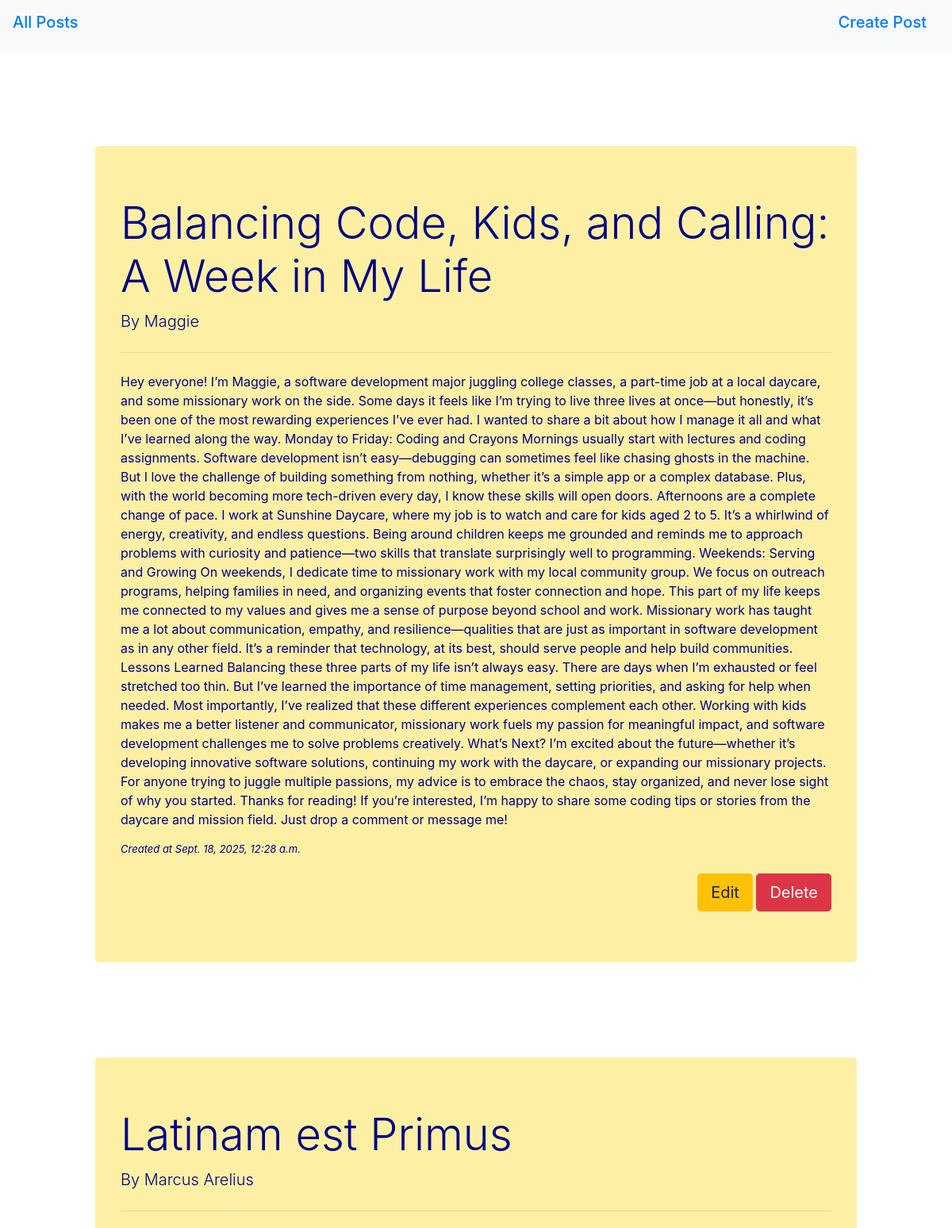
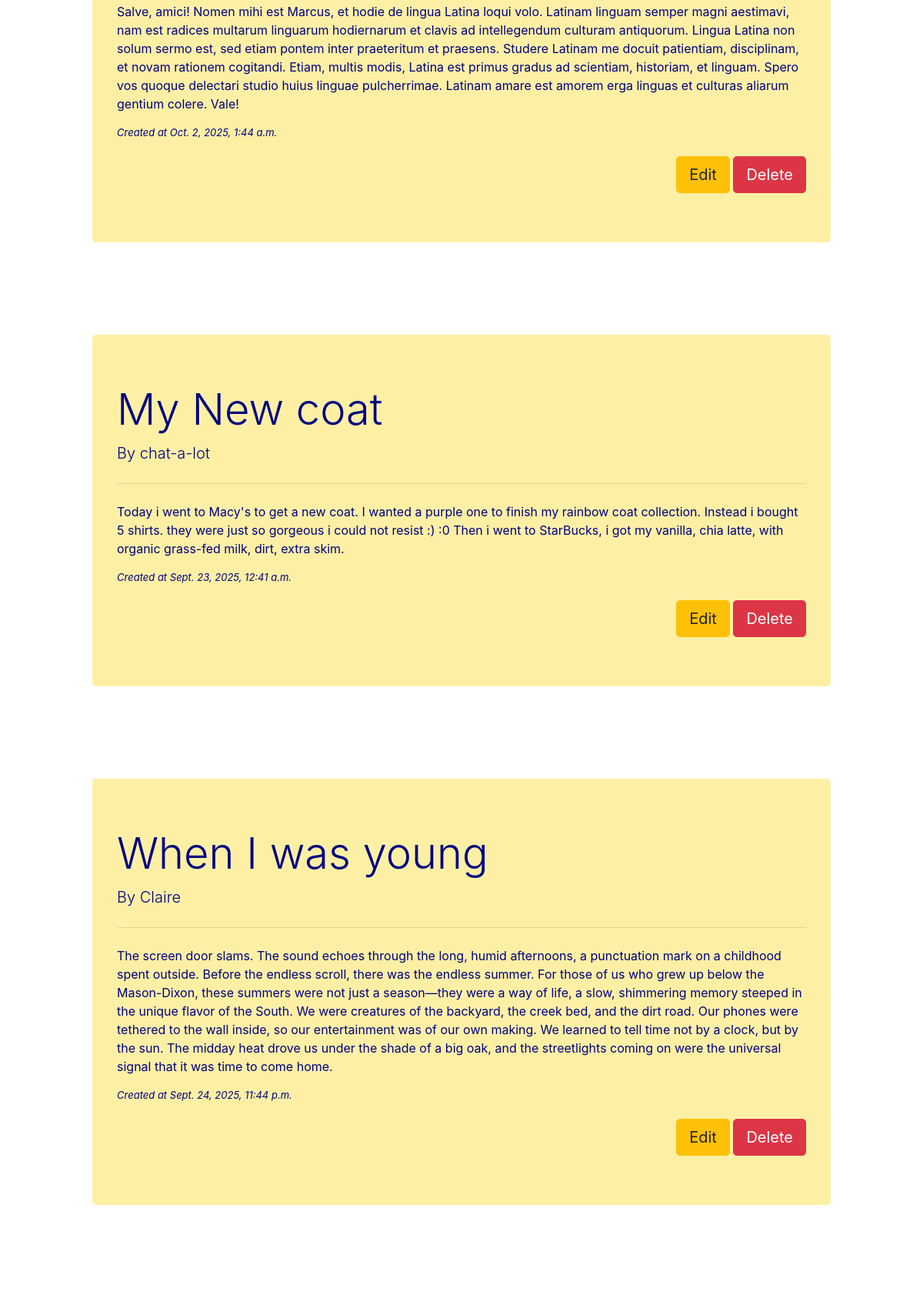
Screenshot of /blog/post/ (upper part) with the database file from the repository (2 pictures, top to bottom).
### blog/models.py (models this page shows, shortened)
class Post(models.Model):
    author= models.CharField(max_length=100)
    title=models.CharField(max_length=100)
    created_at=models.DateTimeField(auto_now_add =True)
    modified_at=models.DateTimeField(auto_now = True)
    body=models.TextField()

### blog/views.py (the view)
# urls.py: path("post/",views.show_post, name='post'),
def show_post(request):
    post = Post.objects.order_by('title')
    return render(request, 'post_list.html',{'post':post})

### Templates/post_list.html
{% extends "master.html" %}
{% block stuff %}
    {% if post %}
        {% for i in post %}
        <div class="jumbotron" style="margin: 10%; background-color:rgba(252, 227, 89, 0.541); color: navy">
            <h1 class="display-4">{{i.title}}</h1>
            <p class="lead">By {{i.author}}</p>
            <hr class="my-4">
            <p>{{i.body}}</p>
            <div style="font-size: small; font-style:italic; margin-bottom:20px">Created at {{i.created_at}}</div>
            <div class="text-right">
                <a href=" {% url 'updatepost' i.id %}  " class="btn btn-warning btn-lg" role="button" aria-pressed="true">Edit</a>
                <a href=" {% url 'deletepost' i.id %} " class="btn btn-danger btn-lg" role="button" aria-pressed="true">Delete</a>
            </div>
        </div>
        {% endfor %}
    {% else %}
        <p>No posts available</p>
    {% endif %}
{% endblock %}

### rows the page displays
Post: title "Balancing Code, Kids, and Calling: A Week in My Life", author "Maggie", body "Hey everyone! I’m Maggie, a software development major juggling college classes, a part-time job at a local daycare, and some missionary work on the side. Some days it feels like I’m trying to live three lives at once—but honestly, it’s been one of the most rewarding experiences I’ve ever had. I wanted to share a bit about how I manage it all and what I’ve learned along the way. Monday to Friday: Coding and Crayons Mornings usually start with lectures and coding assignments. Software development isn’t easy—debugging can sometimes feel like chasing ghosts in the machine. But I love the challenge of building something from nothing, whether it’s a simple app or a complex database. Plus, with…", created_at "Sept. 18, 2025, 12:28 a.m."
Post: title "Latinam est Primus", author "Marcus Arelius", body "Salve, amici! Nomen mihi est Marcus, et hodie de lingua Latina loqui volo. Latinam linguam semper magni aestimavi, nam est radices multarum linguarum hodiernarum et clavis ad intellegendum culturam antiquorum. Lingua Latina non solum sermo est, sed etiam pontem inter praeteritum et praesens. Studere Latinam me docuit patientiam, disciplinam, et novam rationem cogitandi. Etiam, multis modis, Latina est primus gradus ad scientiam, historiam, et linguam. Spero vos quoque delectari studio huius linguae pulcherrimae. Latinam amare est amorem erga linguas et culturas aliarum gentium colere. Vale!", created_at "Oct. 2, 2025, 1:44 a.m."
Post: title "My New coat", author "chat-a-lot", body "Today i went to Macy's to get a new coat. I wanted a purple one to finish my rainbow coat collection. Instead i bought 5 shirts. they were just so gorgeous i could not resist :) :0 Then i went to StarBucks, i got my vanilla, chia latte, with organic grass-fed milk, dirt, extra skim.", created_at "Sept. 23, 2025, 12:41 a.m."
Post: title "When I was young", author "Claire", body "The screen door slams. The sound echoes through the long, humid afternoons, a punctuation mark on a childhood spent outside. Before the endless scroll, there was the endless summer. For those of us who grew up below the Mason-Dixon, these summers were not just a season—they were a way of life, a slow, shimmering memory steeped in the unique flavor of the South. We were creatures of the backyard, the creek bed, and the dirt road. Our phones were tethered to the wall inside, so our entertainment was of our own making. We learned to tell time not by a clock, but by the sun. The midday heat drove us under the shade of a big oak, and the streetlights coming on were the universal signal that it…", created_at "Sept. 24, 2025, 11:44 p.m."
